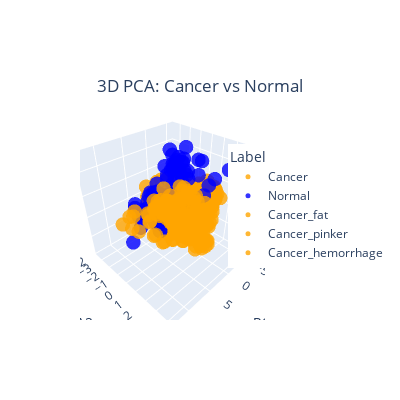
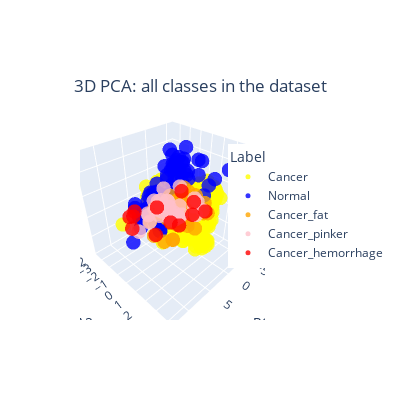

The code cell stored with these charts, in order, in its notebook:
### Markdown cell above
### PCA - Class separation

### Code cell
import plotly.express as px

bigPlot = False
if bigPlot:
    figSize = (800,800)
else:
    figSize = (400,400)
    
# Create a 3D PCA plot of cancer vs normal
fig = px.scatter_3d(data_pca_df, x='PCA1', y='PCA2', z='PCA3',title='3D PCA: Cancer vs Normal', color='Label', opacity=0.8, color_discrete_sequence=['orange','blue','orange','orange','orange'])
fig.update_traces(marker=dict(size=5))
fig.update_layout(width=figSize[0], height=figSize[1],title_x=0.5, title_y=0.8,legend=dict(x=0.8, y=0.8))
fig.show()
# Create a 3D plot of all classes in the dataset
# color_discrete_sequence=['yellow','blue','orange','pink','red']
fig = px.scatter_3d(data_pca_df, x='PCA1', y='PCA2', z='PCA3',title='3D PCA: all classes in the dataset', color='Label', opacity=0.8, color_discrete_sequence=['yellow','blue','orange','pink','red'])
fig.update_traces(marker=dict(size=5))
fig.update_layout(width=figSize[0], height=figSize[1],title_x=0.5, title_y=0.8,legend=dict(x=0.8, y=0.8))
fig.show()
